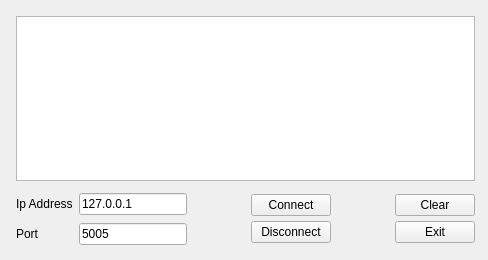
<?xml version="1.0" encoding="UTF-8"?>
<ui version="4.0">
 <class>MainWindow</class>
 <widget class="QWidget" name="MainWindow">
  <property name="geometry">
   <rect>
    <x>0</x>
    <y>0</y>
    <width>488</width>
    <height>260</height>
   </rect>
  </property>
  <property name="minimumSize">
   <size>
    <width>400</width>
    <height>0</height>
   </size>
  </property>
  <property name="windowTitle">
   <string>MainWindow</string>
  </property>
  <widget class="QWidget" name="layoutWidget">
   <property name="geometry">
    <rect>
     <x>10</x>
     <y>10</y>
     <width>471</width>
     <height>241</height>
    </rect>
   </property>
   <layout class="QVBoxLayout" name="verticalLayout">
    <property name="spacing">
     <number>12</number>
    </property>
    <property name="leftMargin">
     <number>6</number>
    </property>
    <property name="topMargin">
     <number>6</number>
    </property>
    <property name="rightMargin">
     <number>6</number>
    </property>
    <property name="bottomMargin">
     <number>6</number>
    </property>
    <item>
     <widget class="QPlainTextEdit" name="plainTextEdit"/>
    </item>
    <item>
     <layout class="QHBoxLayout" name="horizontalLayout">
      <item>
       <layout class="QFormLayout" name="formLayout">
        <property name="horizontalSpacing">
         <number>6</number>
        </property>
        <property name="verticalSpacing">
         <number>8</number>
        </property>
        <item row="0" column="1">
         <widget class="QLineEdit" name="ipAddressLineEdit">
          <property name="inputMask">
           <string/>
          </property>
          <property name="text">
           <string>127.0.0.1</string>
          </property>
         </widget>
        </item>
        <item row="1" column="0">
         <widget class="QLabel" name="portLabel">
          <property name="text">
           <string>Port</string>
          </property>
         </widget>
        </item>
        <item row="1" column="1">
         <widget class="QLineEdit" name="portLineEdit">
          <property name="inputMask">
           <string/>
          </property>
          <property name="text">
           <string>5005</string>
          </property>
          <property name="maxLength">
           <number>5</number>
          </property>
         </widget>
        </item>
        <item row="0" column="0">
         <widget class="QLabel" name="ipAddressLabel">
          <property name="text">
           <string>Ip Address</string>
          </property>
         </widget>
        </item>
       </layout>
      </item>
      <item>
       <spacer name="horizontalSpacer">
        <property name="orientation">
         <enum>Qt::Horizontal</enum>
        </property>
        <property name="sizeHint" stdset="0">
         <size>
          <width>40</width>
          <height>20</height>
         </size>
        </property>
       </spacer>
      </item>
      <item>
       <layout class="QVBoxLayout" name="verticalLayout_2">
        <property name="spacing">
         <number>4</number>
        </property>
        <item>
         <widget class="QPushButton" name="connectBtn">
          <property name="text">
           <string>Connect</string>
          </property>
         </widget>
        </item>
        <item>
         <widget class="QPushButton" name="disconnectBtn">
          <property name="text">
           <string>Disconnect</string>
          </property>
         </widget>
        </item>
       </layout>
      </item>
      <item>
       <spacer name="horizontalSpacer_2">
        <property name="orientation">
         <enum>Qt::Horizontal</enum>
        </property>
        <property name="sizeHint" stdset="0">
         <size>
          <width>40</width>
          <height>20</height>
         </size>
        </property>
       </spacer>
      </item>
      <item>
       <layout class="QVBoxLayout" name="verticalLayout_3">
        <property name="spacing">
         <number>4</number>
        </property>
        <item>
         <widget class="QPushButton" name="clearBtn">
          <property name="text">
           <string>Clear</string>
          </property>
         </widget>
        </item>
        <item>
         <widget class="QPushButton" name="exitBtn">
          <property name="text">
           <string>Exit</string>
          </property>
         </widget>
        </item>
       </layout>
      </item>
     </layout>
    </item>
   </layout>
  </widget>
 </widget>
 <layoutdefault spacing="6" margin="11"/>
 <resources/>
 <connections>
  <connection>
   <sender>exitBtn</sender>
   <signal>clicked()</signal>
   <receiver>MainWindow</receiver>
   <slot>close()</slot>
   <hints>
    <hint type="sourcelabel">
     <x>357</x>
     <y>211</y>
    </hint>
    <hint type="destinationlabel">
     <x>199</x>
     <y>117</y>
    </hint>
   </hints>
  </connection>
  <connection>
   <sender>clearBtn</sender>
   <signal>clicked()</signal>
   <receiver>plainTextEdit</receiver>
   <slot>clear()</slot>
   <hints>
    <hint type="sourcelabel">
     <x>174</x>
     <y>210</y>
    </hint>
    <hint type="destinationlabel">
     <x>115</x>
     <y>118</y>
    </hint>
   </hints>
  </connection>
 </connections>
</ui>
